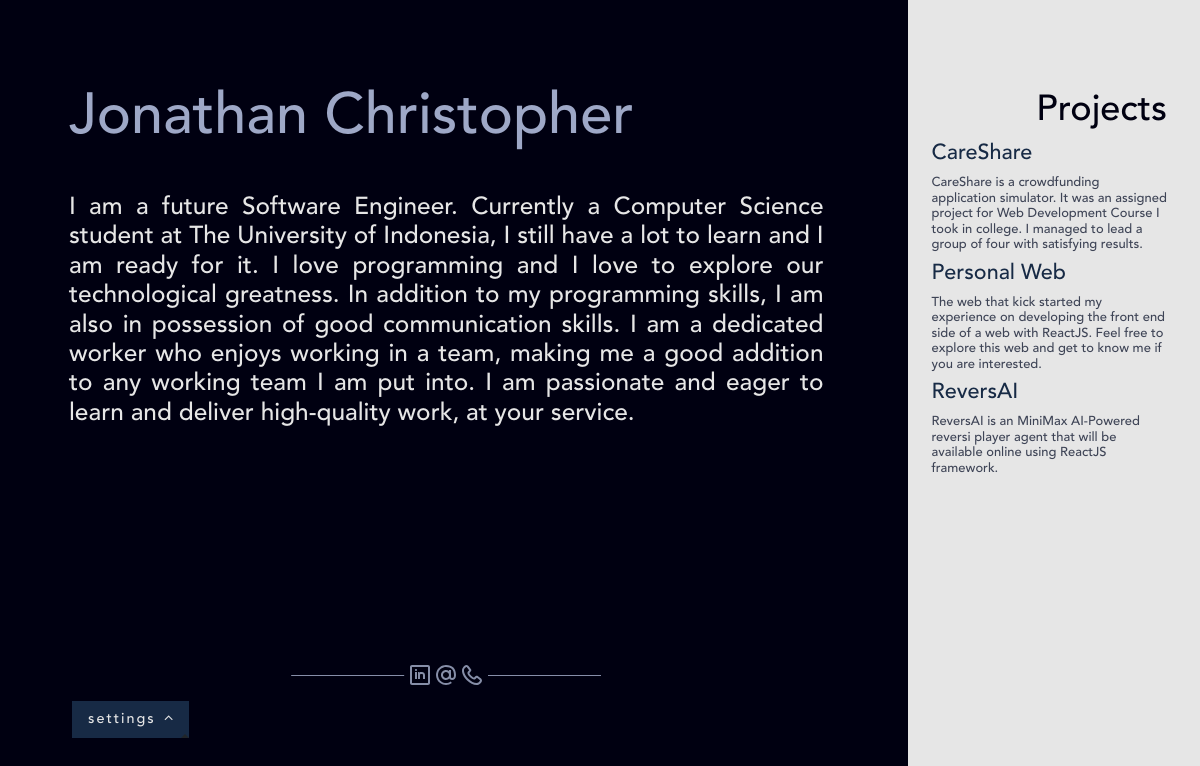
The app's page /, older data.
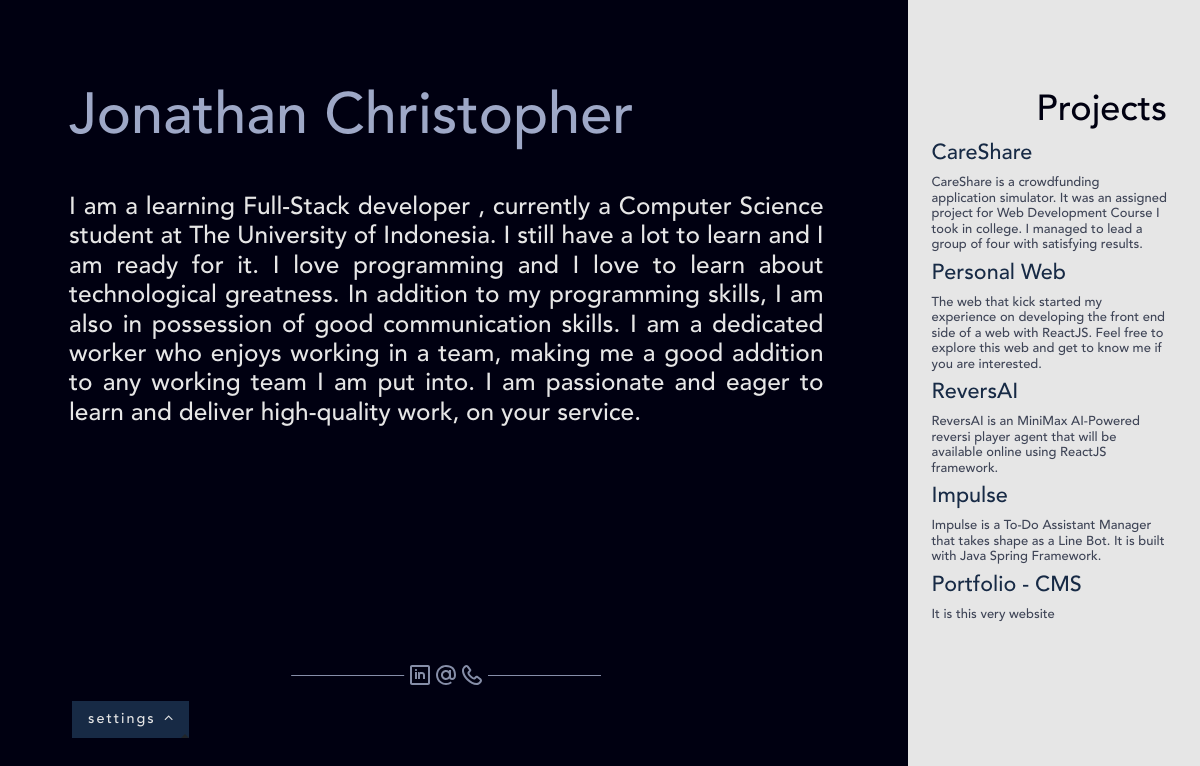
The same page, newer data.
### information/models.py (models this page shows, shortened)
class PersonalInfo(models.Model):
    name = models.CharField(max_length=100)
    description = models.CharField(max_length=1000)
    email = models.EmailField(max_length=100)
    linkedin = models.URLField(max_length=100)
    git = models.URLField(max_length=100)
    phone_regex = RegexValidator(regex=r'^\+?1?\d{9,15}$', message="Phone number must be entered in the format: '+999999999'. Up to 15 digits allowed.")
    phone_number = models.CharField(validators=[phone_regex], max_length=17, blank=True)
    title = models.CharField(max_length=20)
    class Meta:
        verbose_name_plural = "PersonalInfo"

class Project(models.Model):
    name = models.CharField(max_length=100)
    description = models.CharField(max_length=500)
    url = models.URLField(max_length=100, blank=True, null=True)
    class Meta:
        verbose_name_plural = "Projects"

### portfolio/views.py (the view)
# urls.py: path('', views.index, name="index"),
def index(request):
    return render(request, 'portfolio/index.html', {
        "info"      : PersonalInfo.objects.all().first(),
        "projects"  : Project.objects.all()
    })

### portfolio/templates/portfolio/index.html (shortened to what this page needs)
{% load static from staticfiles %}
<!DOCTYPE html>
<html lang="en">
<head>
    <link rel="stylesheet" href="https://stackpath.bootstrapcdn.com/bootstrap/4.1.3/css/bootstrap.min.css">
    <link rel="stylesheet" href="https://cdnjs.cloudflare.com/ajax/libs/font-awesome/4.7.0/css/font-awesome.min.css">
    <link rel="stylesheet" href="{% static 'styles/globalStyles.css' %}">
    <link rel="stylesheet" href="{% static 'styles/indexStyles.css' %}">
</head>
<body>
    <div class="full-height d-flex">
        <div class="row">
            <div class="container-large col-lg-9 dark-bg light-grey-text full-height d-flex flex-col justify-content-between">
                <div id="info-container">
                    <div>
                        <h1 class="light-blue-text">{{ info.name }}</h1>
                    </div>
                    <div id="description">
                        <h3>{{ info.description }}</h3>
                    </div>
                </div>
                <div id="contact-container">
                    <div id="contact-links" class="line-wrapped">
                        <a href="{{ info.linkedin }}">
                            <img
                                src="{% static 'icons/linkedin.svg' %}"
                                alt="LinkedIn"
                                class="link-icon"
                            />
                        </a>
                        <a href="mailto: {{ info.email }}">
                            <img
                                src="{% static 'icons/email.svg' %}"
                                alt="Email"
                                class="link-icon"
                            />
                        </a>
                        <a href="tel:{{ info.phone_number }}">
                            <img
                                src="{% static 'icons/phone.svg' %}"
                                alt="Phone"
                                class="link-icon"
                            />
                        </a>
                    </div>
                </div>
            </div>
            <div class="container-small col-lg-3 light-bg full-height">
                <div class="text-right dark-blue-text">
                    <h2 class="section-title">Projects</h2>
                </div>
                {% for project in projects %}
                    <div>
                        {% if project.url %}
                            <a href="{{ project.url }}" class="medium-blue-text"><h4>{{ project.name }}</h4></a>
                        {% else %}
                            <a href="#" class="medium-blue-text"><h4>{{ project.name }}</h4></a>
                        {% endif %}
                        <h6 class="dark-grey-text">{{ project.description }}</h6>
                    </div>
                {% endfor %}
            </div>
        </div>
    </div>
    <div class="button-group dropup">
        <a class="dropdown-toggle btn-lg mode draw blue-bg" type="button" id="dropdownMenuButton" data-toggle="dropdown" aria-haspopup="true" aria-expanded="false">
            <span class="light-grey-text spaced">settings <i class="fa fa-angle-down fa-rotate-180"></i></span>
        </a>
    </div>
</body>
</html>

Row changes from the older to the newer data that the page shows:
changed PersonalInfo "Jonathan Christopher": description "I am a future Software Engineer. Currently a Computer Science student at The University of Indonesia, I still have a lot to learn and I am ready for it. I love programming and I love to explore our technological greatness. In addition to my programming skills, I am also in possession of good communication skills. I am a dedicated worker who enjoys working in a team, making me a good addition to any working team I am put into. I am passionate and eager to learn and deliver high-quality work, at your service." → "I am a learning Full-Stack developer , currently a Computer Science student at The University of Indonesia. I still have a lot to learn and I am ready for it. I love programming and I love to learn about technological greatness. In addition to my programming skills, I am also in possession of good communication skills. I am a dedicated worker who enjoys working in a team, making me a good addition to any working team I am put into. I am passionate and eager to learn and deliver high-quality work, on your service."
added Project: name "Impulse", description "Impulse is a To-Do Assistant Manager that takes shape as a Line Bot. It is built with Java Spring Framework."
added Project: name "Portfolio - CMS", description "It is this very website"
